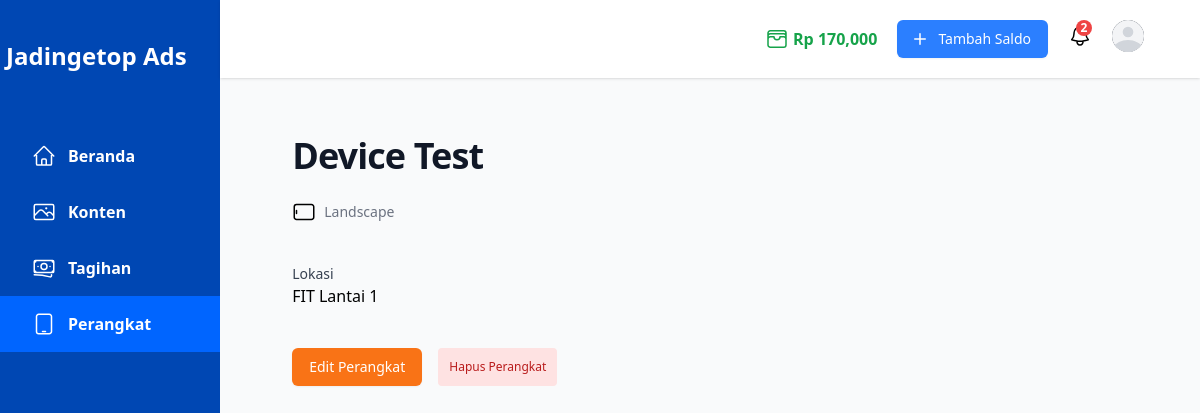
Page /device/detail.php?id=4 (signed in) on the committed database.
### tables this page shows
CREATE TABLE `users` (
  `id` int NOT NULL AUTO_INCREMENT,
  `username` varchar(150) NOT NULL,
  `email` varchar(150) NOT NULL,
  `password` varchar(255) NOT NULL,
  `role` enum('konsumen','mitra') NOT NULL,
  `balance` int NOT NULL,
  PRIMARY KEY (`id`)
);

CREATE TABLE `devices` (
  `id` int NOT NULL AUTO_INCREMENT,
  `user` int DEFAULT NULL,
  `nama` varchar(100) NOT NULL,
  `lokasi` varchar(150) DEFAULT NULL,
  `slug` varchar(100) NOT NULL,
  `orientasi` enum('portrait','landscape') DEFAULT NULL,
  PRIMARY KEY (`id`),
  KEY `devices_users_null_fk` (`user`),
  CONSTRAINT `devices_users_null_fk` FOREIGN KEY (`user`) REFERENCES `users` (`id`)
);

### models/Users.php (called while the page is built, shortened)
<?php
class Users
{
    public $db;
    public function __construct()
    {
        require(dirname(__DIR__) . '/config/database.php');
        $this->db = $conn;
    }
    function getBalance($id)
    {
        $sql = "SELECT balance FROM users WHERE id = ?";
        $stmt = $this->db->prepare($sql);
        $stmt->bind_param('i', $id);
        $stmt->execute();
        $result = $stmt->get_result();
        $user = $result->fetch_assoc();
        try {
            return $user['balance'];
        } catch (\Throwable $th) {
            throw $th;
        } finally {
            $this->db->close();
        }
    }
}

### models/Device.php (called while the page is built, shortened)
<?php
class Device
{
    public $table = "devices";
    public $db;
    public function __construct($userId = null)
    {
        require(dirname(__DIR__) . '/config/database.php');
        $this->db = $conn;
    }
    function getById($id)
    {
        $sql = "SELECT id, slug, nama, lokasi, orientasi FROM $this->table WHERE id = $id";
        $result = $this->db->query($sql);
        try {
            if ($result->num_rows > 0) {
                return $result->fetch_assoc();
            } else {
                return "Device tidak ditemukan";
            }
        } catch (\Throwable $th) {
            throw $th;
        } finally {
            $this->db->close();
        }
    }
}

### device/detail.php (the view, shortened to what this page needs)
<?php
include_once(dirname(__DIR__) . '/components/Layout/header.php');
require_once(dirname(__DIR__) . '/models/Device.php');
$id = $_GET['id'];
if ($id) {
    $Device = new Device($userId);
    $device = $Device->getById($id);
} else {
    header('Location: /device/index.php');
}
?>
<main class="pt-4 pb-20 px-14">
    <div class="mx-auto max-w-2xl py-10 sm:py-10 sm:px-6 lg:grid lg:max-w-7xl lg:grid-cols-2 lg:gap-x-8 lg:px-4" x-data="{ 'showModal': false, 'deviceId': 0 }" @keydown.escape="showModal = false">
        <div class="">
            <div>
                <h1 class="text-3xl font-bold tracking-tight text-gray-900 sm:text-4xl"><?= $device['nama'] ?></h1>
            </div>
            <section aria-labelledby="information-heading" class="mt-4">
                <div class="mt-6 flex items-center gap-x-5">
                    <div class="flex items-center">
                        <span class="<?= $device['orientasi'] == 'landscape' ? 'rotate-90' : '' ?>">
                        </span>
                        <p class="ml-2 text-sm text-gray-500"><?= ucwords($device['orientasi']) ?></p>
                    </div>
                </div>
            </section>
            <section class="mt-10" aria-labelledby="options-heading">
                <div class="sm:flex sm:justify-between">
                    <fieldset>
                        <legend class="block text-sm font-medium text-gray-700">Lokasi</legend>
                        <p><?= $device['lokasi'] ?></p>
                    </fieldset>
                </div>
            </section>
            <section class="mt-10 flex gap-x-4">
                <a href="/device/edit.php?id=<?= $device['id'] ?>" class="inline-flex items-center justify-center rounded-md border border-transparent bg-orange-500 px-4 py-2 text-sm font-medium text-white shadow-sm hover:bg-orange-300 focus:outline-none focus:ring-2 focus:bg-orange-300  focus:ring-offset-2 sm:w-auto">Edit Perangkat</a>
                <button @click="showModal = true, deviceId = <?= $device['id'] ?>" type="button" class="inline-flex items-center rounded border border-transparent bg-red-100 px-2.5 py-2 text-xs font-medium text-red-700 hover:bg-red-200 focus:outline-none focus:ring-2 focus:ring-indigo-500 focus:ring-offset-2">Hapus Perangkat</button>
            </section>
        </div>
    </div>
</main>
<?php include_once(dirname(__DIR__) . '/components/Layout/footer.php') ?>

### components/NavBar/index.php (shortened to what this page needs)
<header class="sticky top-0 z-10 py-5 pl-5 bg-white shadow mb-[0.10rem] pr-14">
    <nav class="flex justify-end">
        <div class="flex items-start space-x-5">
            <div class="self-center font-semibold text-green-600">
                <div class="flex items-center space-x-1">
                    <span>Rp <?= number_format($currentBalance) ?></span>
                </div>
            </div>
            <div class="flex-shrink-0">
                <a href="/billing/topup.php" type="button" class="relative inline-flex items-center rounded-md border border-transparent bg-[#2B7FFF] px-4 py-2 text-sm font-medium text-white shadow-sm hover:hover:bg-[#6BA6FF] focus:outline-none focus:ring-2 focus:hover:bg-[#6BA6FF] focus:ring-offset-2">
                    <svg class="-ml-1 mr-2 h-5 w-5" xmlns="http://www.w3.org/2000/svg" viewBox="0 0 20 20" width="20" fill="currentColor" aria-hidden="true">
                        <path d="M10.75 4.75a.75.75 0 00-1.5 0v4.5h-4.5a.75.75 0 000 1.5h4.5v4.5a.75.75 0 001.5 0v-4.5h4.5a.75.75 0 000-1.5h-4.5v-4.5z" />
                    </svg>
                    <span>Tambah Saldo</span>
                </a>
            </div>
            <a>
                <div class="relative mt-1 cursor-pointer">
                    <span class="absolute right-0 flex items-center justify-center w-4 h-4 text-xs font-semibold text-white bg-red-500 rounded-full -top-1">
                        2
                    </span>
                </div>
            </a>
            <div x-data="{ open: false }" class="relative ml-3">
                <div>
                    <button @click="open = !open" type="button" class="flex max-w-xs items-center rounded-full bg-gray-800 text-sm focus:outline-none focus:ring-2 focus:ring-white focus:ring-offset-2 focus:ring-offset-gray-800" id="user-menu-button" aria-expanded="false" aria-haspopup="true">
                        <span class="inline-block h-8 w-8 overflow-hidden rounded-full bg-gray-100">
                            <svg class="h-full w-full text-gray-300" fill="currentColor" viewBox="0 0 24 24">
                                <path d="M24 20.993V24H0v-2.996A14.977 14.977 0 0112.004 15c4.904 0 9.26 2.354 11.996 5.993zM16.002 8.999a4 4 0 11-8 0 4 4 0 018 0z" />
                            </svg>
                        </span>
                    </button>
                </div>
            </div>
        </div>
    </nav>
</header>

### rows in the picture
users: balance "170,000"
devices: nama "Device Test", orientasi "Landscape", lokasi "FIT Lantai 1"
